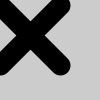
Frame 1 (no input)
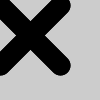
Frame 2 (the mouse pressed at the canvas centre, redrawn once)

The Processing sketch that drew these frames (run headless with seeded random() and noise(); the mouse was pressed at the canvas centre and the sketch redrawn once):

// Processing sketch: clase07e06
// ── clase07e06.pde
void setup() { 
  size(100, 100); 
  smooth(); 
  noLoop();
}

void draw() {
  drawX(0); // Pasar 0 a drawX()
}

void drawX(int gray) { // Declarar y asignar gray
  stroke(gray); // Usar el valor de gray para el color de linea
  strokeWeight(20);
  line(0, 5, 60, 65);
  line(60, 5, 0, 65);
}
